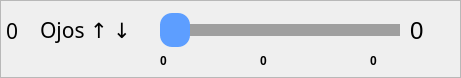
      <widget class="QFrame" name="frame_slider_ojosAB">
       <property name="geometry">
        <rect>
         <x>0</x>
         <y>292</y>
         <width>461</width>
         <height>78</height>
        </rect>
       </property>
       <property name="minimumSize">
        <size>
         <width>80</width>
         <height>0</height>
        </size>
       </property>
       <property name="frameShape">
        <enum>QFrame::StyledPanel</enum>
       </property>
       <property name="frameShadow">
        <enum>QFrame::Raised</enum>
       </property>
       <widget class="QLabel" name="label_10">
        <property name="geometry">
         <rect>
          <x>40</x>
          <y>10</y>
          <width>91</width>
          <height>41</height>
         </rect>
        </property>
        <property name="font">
         <font>
          <family>Sans Serif</family>
          <pointsize>16</pointsize>
          <weight>50</weight>
          <italic>false</italic>
          <bold>false</bold>
         </font>
        </property>
        <property name="styleSheet">
         <string notr="true"/>
        </property>
        <property name="text">
         <string>Ojos &amp;#8593; &amp;#8595;</string>
        </property>
        <property name="textFormat">
         <enum>Qt::RichText</enum>
        </property>
       </widget>
       <widget class="QSlider" name="ojosABSlider">
        <property name="enabled">
         <bool>true</bool>
        </property>
        <property name="geometry">
         <rect>
          <x>160</x>
          <y>10</y>
          <width>240</width>
          <height>41</height>
         </rect>
        </property>
        <property name="minimumSize">
         <size>
          <width>0</width>
          <height>30</height>
         </size>
        </property>
        <property name="autoFillBackground">
         <bool>false</bool>
        </property>
        <property name="styleSheet">
         <string notr="true">QSlider::groove:horizontal
{
    border: 1px solid #5d9eff;
    height: 10px;
	background: #5d9eff;
}  

QSlider::handle:horizontal
{
    background: #5d9eff;;
    width: 30px;
	height: 30px;
	left: 11px;
	right: 11px;
	margin: -12px;
	border-radius: 12px;	
}

QSlider::add-page:horizontal
{
    background-color: #9f9f9f;
	border: 1px solid #9f9f9f;
}</string>
        </property>
        <property name="maximum">
         <number>180</number>
        </property>
        <property name="orientation">
         <enum>Qt::Horizontal</enum>
        </property>
        <property name="tickPosition">
         <enum>QSlider::NoTicks</enum>
        </property>
        <property name="tickInterval">
         <number>0</number>
        </property>
       </widget>
       <widget class="QLabel" name="ojosAB_valor">
        <property name="geometry">
         <rect>
          <x>410</x>
          <y>20</y>
          <width>51</width>
          <height>22</height>
         </rect>
        </property>
        <property name="minimumSize">
         <size>
          <width>40</width>
          <height>0</height>
         </size>
        </property>
        <property name="font">
         <font>
          <pointsize>18</pointsize>
         </font>
        </property>
        <property name="text">
         <string>0</string>
        </property>
       </widget>
       <widget class="QLabel" name="etiquetaOjosABMinimo">
        <property name="geometry">
         <rect>
          <x>160</x>
          <y>50</y>
          <width>21</width>
          <height>22</height>
         </rect>
        </property>
        <property name="font">
         <font>
          <weight>75</weight>
          <bold>true</bold>
         </font>
        </property>
        <property name="text">
         <string>0</string>
        </property>
       </widget>
       <widget class="QLabel" name="etiquetaOjosABMedio">
        <property name="geometry">
         <rect>
          <x>260</x>
          <y>50</y>
          <width>31</width>
          <height>22</height>
         </rect>
        </property>
        <property name="font">
         <font>
          <weight>75</weight>
          <bold>true</bold>
         </font>
        </property>
        <property name="text">
         <string>0</string>
        </property>
       </widget>
       <widget class="QLabel" name="etiquetaOjosABMaximo">
        <property name="geometry">
         <rect>
          <x>370</x>
          <y>50</y>
          <width>31</width>
          <height>22</height>
         </rect>
        </property>
        <property name="font">
         <font>
          <weight>75</weight>
          <bold>true</bold>
         </font>
        </property>
        <property name="text">
         <string>0</string>
        </property>
       </widget>
       <widget class="QLabel" name="etiquetaOjosABPin">
        <property name="geometry">
         <rect>
          <x>0</x>
          <y>20</y>
          <width>41</width>
          <height>22</height>
         </rect>
        </property>
        <property name="font">
         <font>
          <family>Sans Serif</family>
          <pointsize>16</pointsize>
         </font>
        </property>
        <property name="styleSheet">
         <string notr="true">margin-left: 1px;</string>
        </property>
        <property name="text">
         <string>0</string>
        </property>
       </widget>
      </widget>
